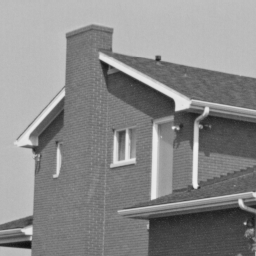
#> input picture examples/data/house.png, 256 x 256 px
$ python demo.py
#> lines starting #> are read from the running program, lines starting #| are printed output that depends on the picture
# Copyright (C) 2024 Machine Learning Lab of the University of Oldenburg.
# Licensed under the Academic Free License version 3.0

import numpy as np
from itertools import product
import imageio.v2 as imageio
from skimage.metrics import peak_signal_noise_ratio, structural_similarity

from vammdx import DenoisingGaussian

def eval_psnr_ssim(
    gt: np.ndarray,
    img: np.ndarray,
    data_range: int = 255,
):
    psnr = peak_signal_noise_ratio(gt, img, data_range=data_range)
    ssim = structural_similarity(
        gt,
        img,
        gaussian_weights=True,
        sigma=1.5,
        use_sample_covariance=False,
        data_range=data_range,
    )
    return psnr, ssim


def run(cov_type, shared, noisy, clean, C, H, patch_shape, seed):
    rng = np.random.default_rng(seed)

    model = DenoisingGaussian(
        C=C,
        patch_shape=patch_shape,
        color=False,
        H=H,  # H is only needed for "mfa"
        covariance_type=cov_type,
        shared=shared,
    )
    _shared = "with shared covariance matrices" if shared else ""
    print(f"Denoise with {cov_type} {_shared} ...")

    denoised_image = model.fit_denoise(noisy_image=noisy, rng=rng)
    psnr, ssim = eval_psnr_ssim(clean, denoised_image)

    print(f"denoised image: PSNR = {psnr:.4f}, SSIM = {ssim:.4f}")


if __name__ == "__main__":
    cov_types = ["isotropic", "diagonal", "mfa"] # "full"
    shared_list = [True, False]

    C = 1000
    H = 5
    patch_shape = (12, 12)
    noise_level = 15
    seed = 123

    rng = np.random.default_rng(seed)

    clean = imageio.imread("./data/house.png").astype(np.float64)
#> clean: shape (256, 256) float64; min 16, max 239, mean 138
    noisy = clean + rng.normal(loc=0.0, scale=noise_level, size=clean.shape)
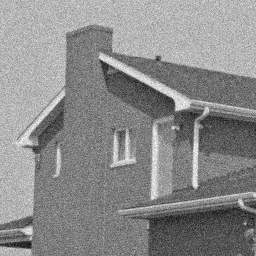
#> noisy: shape (256, 256) float64; min -24.19, max 272.7, mean 138; drawn with min black and max white

    psnr, ssim = eval_psnr_ssim(clean, noisy)
#> in eval_psnr_ssim, `psnr = peak_signal_noise_ratio(gt, img, data_range=data_range)`: psnr = 24.6
#> in eval_psnr_ssim, `ssim = structural_similarity( gt, img, gaussian_weights=True, sigma=1...`: ssim = 0.448
#> psnr = 24.6; ssim = 0.448
    print(f"noisy image: PSNR = {psnr:.4f}, SSIM = {ssim:.4f}")
#| noisy image: PSNR = 24.6036, SSIM = 0.4475

    for cov_type, shared in product(cov_types, shared_list):
#> (the run stopped early here; a loop or call above may not have finished)
